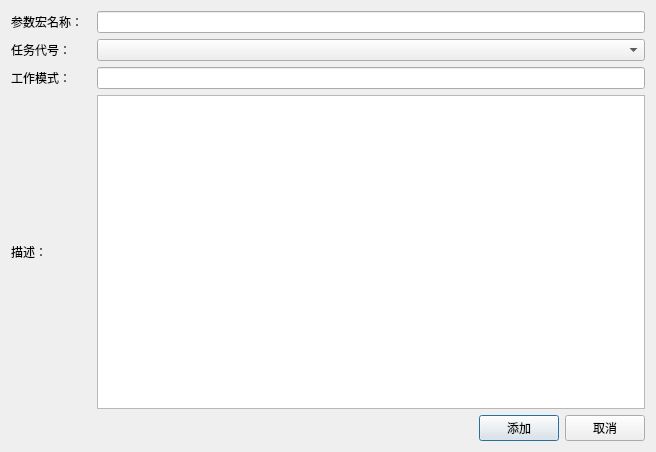
<?xml version="1.0" encoding="UTF-8"?>
<ui version="4.0">
 <class>AddParamMacroWithSatelliteDialog</class>
 <widget class="QDialog" name="AddParamMacroWithSatelliteDialog">
  <property name="geometry">
   <rect>
    <x>0</x>
    <y>0</y>
    <width>656</width>
    <height>452</height>
   </rect>
  </property>
  <property name="windowTitle">
   <string>Dialog</string>
  </property>
  <layout class="QVBoxLayout" name="verticalLayout">
   <item>
    <layout class="QHBoxLayout" name="horizontalLayout">
     <item>
      <widget class="QLabel" name="label">
       <property name="minimumSize">
        <size>
         <width>80</width>
         <height>0</height>
        </size>
       </property>
       <property name="text">
        <string>参数宏名称：</string>
       </property>
      </widget>
     </item>
     <item>
      <widget class="QLineEdit" name="paramMacroName">
       <property name="maxLength">
        <number>40</number>
       </property>
      </widget>
     </item>
    </layout>
   </item>
   <item>
    <layout class="QHBoxLayout" name="horizontalLayout_2" stretch="0,1">
     <item>
      <widget class="QLabel" name="label_2">
       <property name="minimumSize">
        <size>
         <width>80</width>
         <height>0</height>
        </size>
       </property>
       <property name="text">
        <string>任务代号：</string>
       </property>
      </widget>
     </item>
     <item>
      <widget class="QComboBox" name="satelliteCombo"/>
     </item>
    </layout>
   </item>
   <item>
    <layout class="QHBoxLayout" name="horizontalLayout_5" stretch="0,0">
     <property name="topMargin">
      <number>0</number>
     </property>
     <property name="bottomMargin">
      <number>0</number>
     </property>
     <item>
      <widget class="QLabel" name="label_4">
       <property name="minimumSize">
        <size>
         <width>80</width>
         <height>0</height>
        </size>
       </property>
       <property name="text">
        <string>工作模式：</string>
       </property>
      </widget>
     </item>
     <item>
      <widget class="QLineEdit" name="workModeLineEdit"/>
     </item>
    </layout>
   </item>
   <item>
    <layout class="QHBoxLayout" name="horizontalLayout_3">
     <item>
      <widget class="QLabel" name="label_3">
       <property name="minimumSize">
        <size>
         <width>80</width>
         <height>0</height>
        </size>
       </property>
       <property name="text">
        <string>描述：</string>
       </property>
      </widget>
     </item>
     <item>
      <widget class="QPlainTextEdit" name="desc"/>
     </item>
    </layout>
   </item>
   <item>
    <layout class="QHBoxLayout" name="horizontalLayout_4">
     <item>
      <spacer name="horizontalSpacer">
       <property name="orientation">
        <enum>Qt::Horizontal</enum>
       </property>
       <property name="sizeHint" stdset="0">
        <size>
         <width>40</width>
         <height>20</height>
        </size>
       </property>
      </spacer>
     </item>
     <item>
      <widget class="QPushButton" name="add">
       <property name="text">
        <string>添加</string>
       </property>
      </widget>
     </item>
     <item>
      <widget class="QPushButton" name="cancel">
       <property name="text">
        <string>取消</string>
       </property>
      </widget>
     </item>
    </layout>
   </item>
  </layout>
 </widget>
 <resources/>
 <connections/>
</ui>
